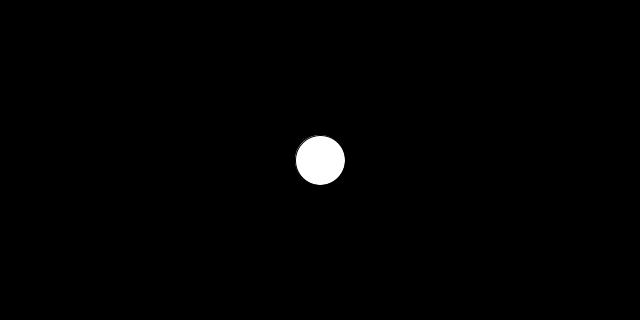
Frame 1 (no input)
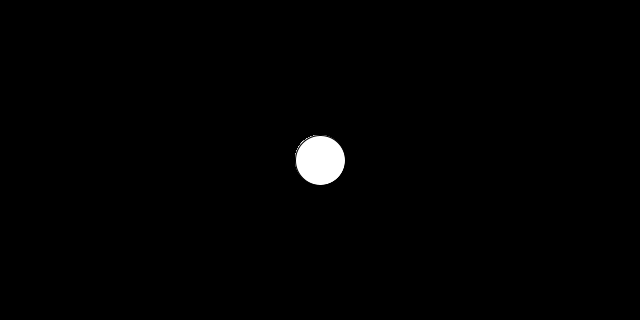
Frame 60 (the mouse pressed at the canvas centre just before this capture)
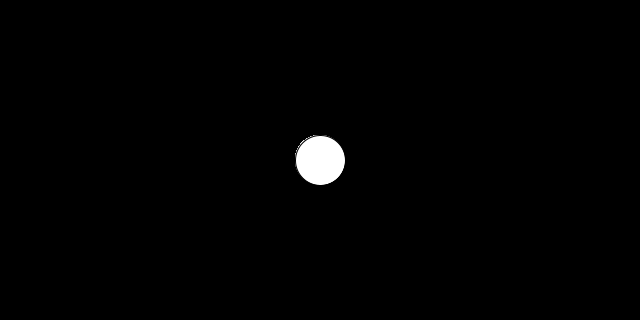
Frame 120 (the mouse held since frame 60 and released just before this capture)

The Processing sketch that drew these frames (run headless with seeded random() and noise(); from frame 60 on, the mouse is pressed at the canvas centre):

// Processing sketch: boolean_function_return_type
// ── boolean_function_return_type.pde
float x, y;
float radius=50;
float distance;
void setup() {
  size(640, 320);
  background(0);
  x=width/2;
  y=height/2;
}


void draw() {

  ellipse(x, y, radius, radius);

  distance = dist(mouseX, mouseY, x, y);
  println(distance);
  
boolean circle = isInside();
print(circle);
  
}


boolean isInside() {
  if (distance< radius/2) {
    return true;
  } else {
    return false;
  }
}
